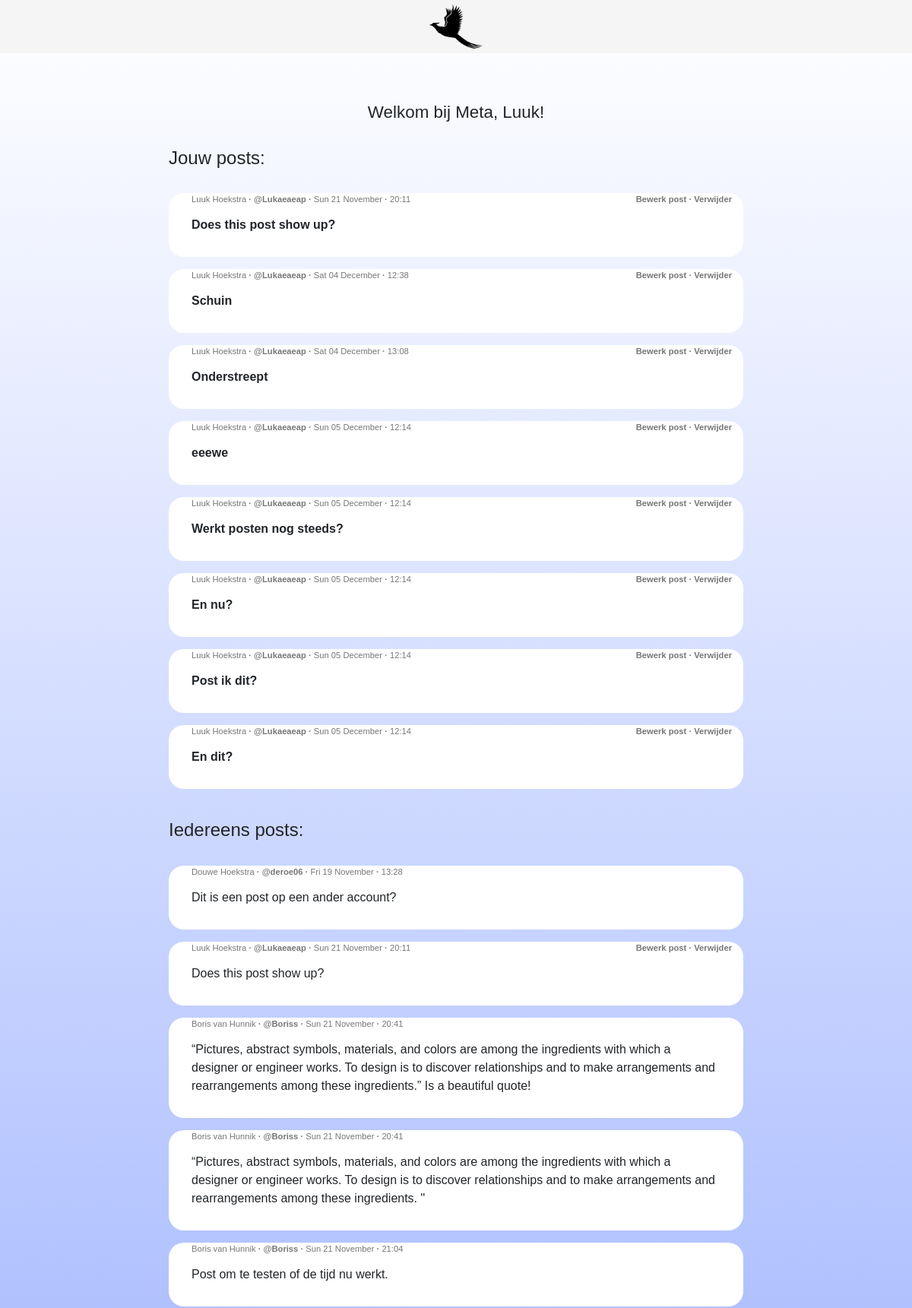
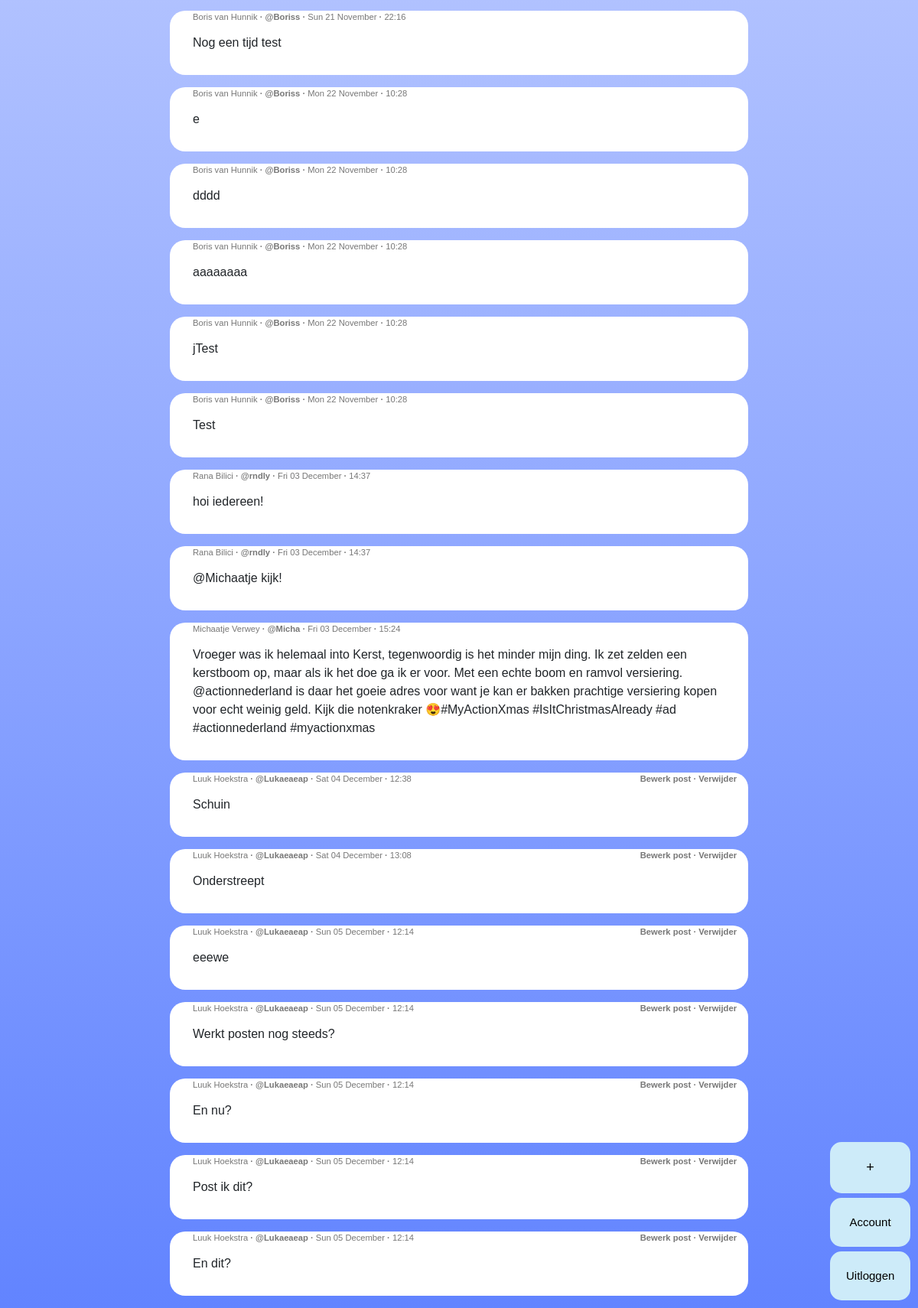
Screenshot of / (signed in) with the database file from the repository (2 pictures, top to bottom).
### website/models.py (models this page shows)
class User(db.Model, UserMixin):
    id = db.Column(db.Integer, primary_key=True)
    email = db.Column(db.String(150), nullable=False, unique=True)
    password = db.Column(db.String(150), nullable=False)
    user_name = db.Column(db.String(150), nullable=False, unique=True)
    first_name = db.Column(db.String(150), nullable=False)
    last_name = db.Column(db.String(150), nullable=False)
    birth_date = db.Column(MyDateTime)
    creation_date = db.Column(db.DateTime(timezone=True), nullable=False, default=datetime.utcnow)
    notes = db.relationship('Note', back_populates='user')

class Note(db.Model):
    id = db.Column(db.Integer, primary_key=True)
    data = db.Column(db.String(10000), nullable=False)
    date = db.Column(db.DateTime(timezone=True), nullable=False, default=datetime.now())
    user_id = db.Column(db.Integer, db.ForeignKey('user.id'))
    user = db.relationship('User', back_populates='notes')

### website/views.py (the view, shortened to what this page needs)
@views.route('/', methods=['GET', 'POST'])
@login_required
def home():
    Notes = Note.query.all()
    Users = User.query.all()
    return render_template("home.html", user=current_user, posts=Notes, people=Users)

### website/__init__.py (called while the page is built)
def create_app():
    app = Flask(__name__)
    app.config['SECRET_KEY'] = 'SeCReT key that no one knows'
    app.config['SQLALCHEMY_DATABASE_URI'] = f'sqlite:///{DB_NAME}'
    db.init_app(app)
    from .views import views
    from .auth import auth
    app.register_blueprint(views, url_prefix='/')
    app.register_blueprint(auth, url_prefix='/')
    from .models import User, Note
    create_database(app)
    login_manager = LoginManager()
    login_manager.login_view = 'auth.login'
    login_manager.init_app(app)
    @login_manager.user_loader
    def load_user(id):
        return User.query.get(int(id))
    return app

### website/templates/home.html (shortened to what this page needs)
{% extends "base.html" %}{% block title %}Meta{% endblock %} {% block content %}
<div class="header">
  <div class="container">
    <div class="home">
      <div class="yourposts">
        <div>
          <br />
          <h1 class="Welkom">Welkom bij Meta, {{current_user.first_name}}!</h1>
        </div>
        <br />
        <h4>Jouw posts:</h4>
        <br />
        {% for notes in user.notes %}
        <ul style="list-style-type: none">
          <li>
            <span class="left">
              {{ notes.user.first_name}} {{notes.user.last_name}}
              <strong>·</strong> <strong>@{{notes.user.user_name}}</strong>
              <strong>·</strong> {{notes.date.strftime('%a %d %B')}}
              <strong>·</strong> {{notes.date.strftime('%H:%M')}}
            </span>
            <span class="right"
              >{% if current_user.email == notes.user.email %}<a
                type="button"
                class="text-button"
                >Bewerk post</a
              >
              <strong>·</strong>
              <a
                type="button"
                class="text-button"
                onClick="deleteNote({{notes.id}})"
                >Verwijder</a
              >{% endif %}
            </span>
            <div class="post">{{ notes.data }}</div>
          </li>
        </ul>
        {% endfor %}
      </div>
      <div class="allposts">
        <br />
        <h4>Iedereens posts:</h4>
        <br />
        {% for notes in posts %}
        <ul style="list-style-type: none">
          <li>
            <span class="left">
              {{ notes.user.first_name}} {{notes.user.last_name}}
              <strong>·</strong> <strong>@{{notes.user.user_name}}</strong>
              <strong>·</strong> {{notes.date.strftime('%a %d %B')}}
              <strong>·</strong> {{notes.date.strftime('%H:%M')}}
            </span>
            <span class="right"
              >{% if current_user.email == notes.user.email %}<a
                type="button"
                class="text-button"
                >Bewerk post</a
              >
              <strong>·</strong>
              <a
                type="button"
                class="text-button"
                onClick="deleteNote({{notes.id}})"
                >Verwijder</a
              >{% endif %}
            </span>
            <div class="post-tot">{{ notes.data }}</div>
          </li>
        </ul>
        {% endfor %}
      </div>
    </div>
  </div>
  <button class="buttonpost buttonright" id="myBtn">+</button>
  <a id="account" href="/account"
    ><button class="butaccount buttonright">Account</button></a
  >
  <a id="logout" href="/logout"
    ><button class="butlogout buttonright">Uitloggen</button></a
  >
</div>
{% endblock %}

### website/static/css/index.css (style rules this page uses)
* { margin: 0; padding: 0; outline: none; box-sizing: border-box; }
html { min-height: 100%; }
body { background: linear-gradient(180deg, #FFFFFF 0%, #6284FF 100%); font-family: 'Lucida Sans', 'Lucida Sans Regular', 'Lucida Grande', 'Lucida Sans Unicode', Geneva, Verdana, sans-serif; }
.home { margin: 1% 15%; }
.left { float: left; text-align: left; padding-left: 30px; }
.right { float: right; text-align: right; padding-right: 15px; }
.text-button { font-weight: bold; }
.post-tot { background-color: white; padding: 30px; border-radius: 20px; }
.post { font-family: Arial; background-color: white; font-weight: bold; padding: 30px; border-radius: 20px; }
h1 { font-size: 1.4rem; margin-top: 40px; }
span { font-size: .7em; color: #777; }
.buttonright { border-color: #cdebf9; border: 0; border-radius: 15px; color: black; background: #cdebf9; cursor: pointer; position: fixed; bottom: 80px; right: 10px; width: 105px; }
.buttonpost { padding: 20px 35px; font-size: 18px; border-radius: 15px; bottom: 150px; }
.butaccount { font-size: 15px; padding: 21px 21px; bottom: 80px; }
.butlogout { font-size: 15px; padding: 21px 21px; bottom: 10px; }
.Welkom { text-align: center; margin-top: 100px; }

### rows the page displays
User: first_name "Luuk"
Note: user.first_name "Luuk", user.last_name "Hoekstra", user.user_name "Lukaeaeap", date "Sun 21 November", date "20:11", data "Does this post show up?"
Note: user.first_name "Luuk", user.last_name "Hoekstra", user.user_name "Lukaeaeap", date "Sat 04 December", date "12:38", data "Schuin"
Note: user.first_name "Luuk", user.last_name "Hoekstra", user.user_name "Lukaeaeap", date "Sat 04 December", date "13:08", data "Onderstreept"
Note: user.first_name "Luuk", user.last_name "Hoekstra", user.user_name "Lukaeaeap", date "Sun 05 December", date "12:14", data "eeewe"
Note: user.first_name "Luuk", user.last_name "Hoekstra", user.user_name "Lukaeaeap", date "Sun 05 December", date "12:14", data "Werkt posten nog steeds?"
Note: user.first_name "Luuk", user.last_name "Hoekstra", user.user_name "Lukaeaeap", date "Sun 05 December", date "12:14", data "En nu?"
Note: user.first_name "Luuk", user.last_name "Hoekstra", user.user_name "Lukaeaeap", date "Sun 05 December", date "12:14", data "Post ik dit?"
Note: user.first_name "Luuk", user.last_name "Hoekstra", user.user_name "Lukaeaeap", date "Sun 05 December", date "12:14", data "En dit?"
Note: user.first_name "Douwe", user.last_name "Hoekstra", user.user_name "deroe06", date "Fri 19 November", date "13:28", data "Dit is een post op een ander account?"
Note: user.first_name "Boris", user.last_name "van Hunnik", user.user_name "Boriss", date "Sun 21 November", date "20:41", data "“Pictures, abstract symbols, materials, and colors are among the ingredients with which a designer or engineer works. To design is to discover relationships and to make arrangements and rearrangements among these ingredients.” Is a beautiful quote!"
Note: user.first_name "Boris", user.last_name "van Hunnik", user.user_name "Boriss", date "Sun 21 November", date "20:41", data "“Pictures, abstract symbols, materials, and colors are among the ingredients with which a designer or engineer works. To design is to discover relationships and to make arrangements and rearrangements among these ingredients. \""
Note: user.first_name "Boris", user.last_name "van Hunnik", user.user_name "Boriss", date "Sun 21 November", date "21:04", data "Post om te testen of de tijd nu werkt."
Note: user.first_name "Boris", user.last_name "van Hunnik", user.user_name "Boriss", date "Sun 21 November", date "22:16", data "Nog een tijd test"
Note: user.first_name "Boris", user.last_name "van Hunnik", user.user_name "Boriss", date "Mon 22 November", date "10:28", data "e"
Note: user.first_name "Boris", user.last_name "van Hunnik", user.user_name "Boriss", date "Mon 22 November", date "10:28", data "dddd"
Note: user.first_name "Boris", user.last_name "van Hunnik", user.user_name "Boriss", date "Mon 22 November", date "10:28", data "aaaaaaaa"
Note: user.first_name "Boris", user.last_name "van Hunnik", user.user_name "Boriss", date "Mon 22 November", date "10:28", data "jTest"
Note: user.first_name "Boris", user.last_name "van Hunnik", user.user_name "Boriss", date "Mon 22 November", date "10:28", data "Test"
Note: user.first_name "Rana", user.last_name "Bilici", user.user_name "rndly", date "Fri 03 December", date "14:37", data "hoi iedereen!"
Note: user.first_name "Rana", user.last_name "Bilici", user.user_name "rndly", date "Fri 03 December", date "14:37", data "@Michaatje kijk!"
Note: user.first_name "Michaatje", user.last_name "Verwey", user.user_name "Micha", date "Fri 03 December", date "15:24", data "Vroeger was ik helemaal into Kerst, tegenwoordig is het minder mijn ding. Ik zet zelden een kerstboom op, maar als ik het doe ga ik er voor. Met een echte boom en ramvol versiering. @actionnederland is daar het goeie adres voor want je kan er bakken prachtige versiering kopen voor echt weinig geld. Kijk die notenkraker 😍#MyActionXmas #IsItChristmasAlready #ad #actionnederland #myactionxmas"
